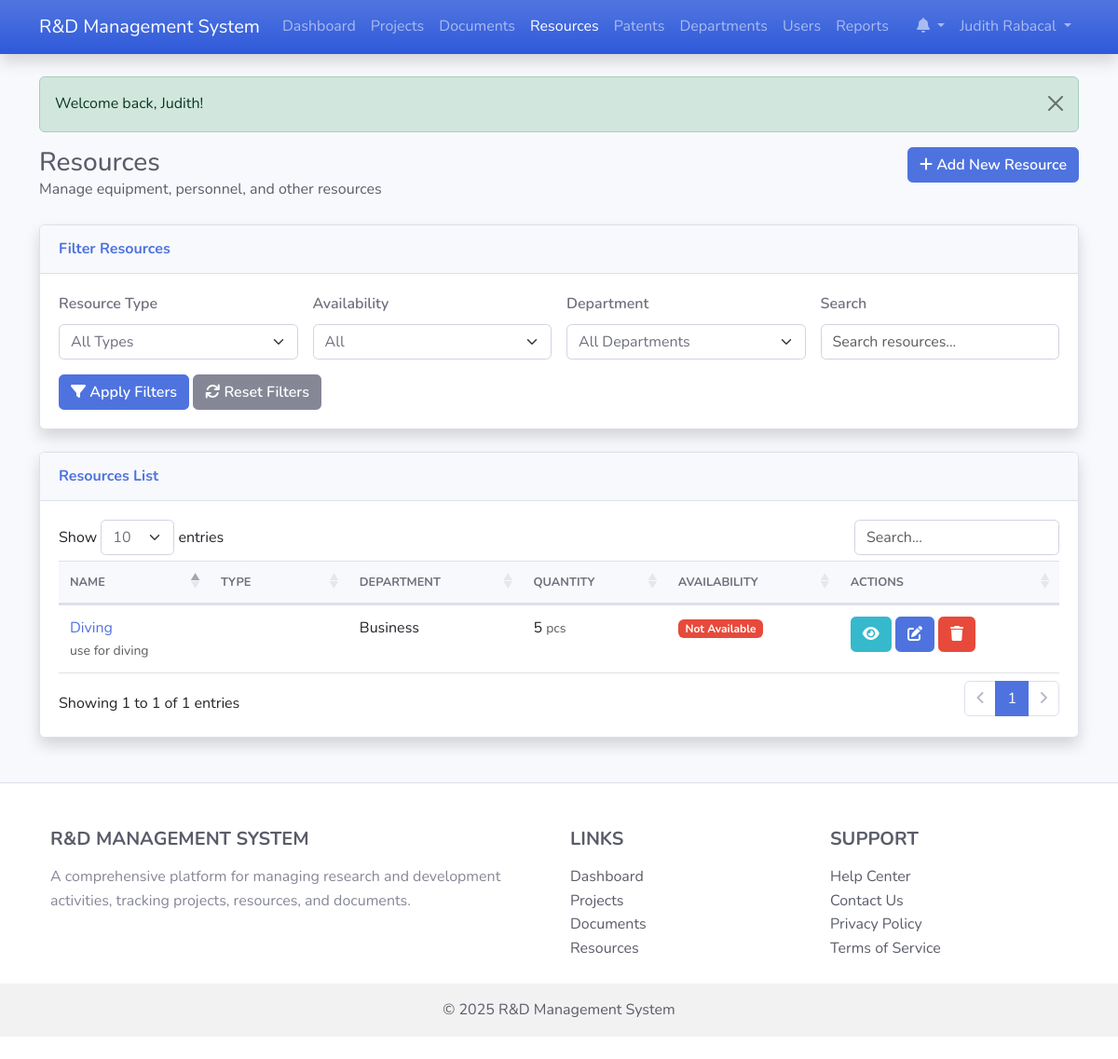
Page /resources.php (signed in) on the committed database.
### tables this page shows
CREATE TABLE `users` (
  `id` int(11) NOT NULL,
  `username` varchar(50) NOT NULL,
  `password` varchar(255) NOT NULL,
  `email` varchar(100) NOT NULL,
  `first_name` varchar(50) NOT NULL,
  `last_name` varchar(50) NOT NULL,
  `role_id` int(11) NOT NULL,
  `department_id` int(11) DEFAULT NULL,
  `is_active` tinyint(1) DEFAULT 1,
  `last_login` datetime DEFAULT NULL,
  `created_at` timestamp NOT NULL DEFAULT current_timestamp(),
  `updated_at` timestamp NOT NULL DEFAULT current_timestamp() ON UPDATE current_timestamp()
);

CREATE TABLE `resources` (
  `id` int(11) NOT NULL,
  `name` varchar(100) NOT NULL,
  `description` text DEFAULT NULL,
  `type` enum('personnel','equipment','facility','financial') NOT NULL,
  `quantity` int(11) NOT NULL DEFAULT 1,
  `unit` varchar(50) DEFAULT NULL,
  `location` varchar(255) DEFAULT NULL,
  `availability` enum('available','partially_available','unavailable') DEFAULT 'available',
  `department_id` int(11) DEFAULT NULL,
  `acquisition_date` date DEFAULT NULL,
  `cost` decimal(15,2) DEFAULT NULL,
  `created_by` int(11) NOT NULL,
  `created_at` timestamp NOT NULL DEFAULT current_timestamp(),
  `updated_at` timestamp NOT NULL DEFAULT current_timestamp() ON UPDATE current_timestamp()
);

CREATE TABLE `departments` (
  `id` int(11) NOT NULL,
  `name` varchar(100) NOT NULL,
  `description` text DEFAULT NULL,
  `location` varchar(255) DEFAULT NULL,
  `contact_email` varchar(100) DEFAULT NULL,
  `contact_phone` varchar(50) DEFAULT NULL,
  `created_at` timestamp NOT NULL DEFAULT current_timestamp(),
  `updated_at` timestamp NOT NULL DEFAULT current_timestamp() ON UPDATE current_timestamp()
);

### classes/BaseModel.php (called while the page is built, shortened)
<?php
require_once __DIR__ . '/../config/database.php';
abstract class BaseModel {
    protected $conn;
    protected $table_name;
    protected $id_column = 'id';
    public function __construct() {
        $database = new Database();
        $this->conn = $database->getConnection();
    }
    public function getById($id) {
        $query = "SELECT * FROM " . $this->table_name . " WHERE " . $this->id_column . " = :id LIMIT 1";
        $stmt = $this->conn->prepare($query);
        $stmt->bindParam(':id', $id);
        $stmt->execute();
        return $stmt->fetch(PDO::FETCH_ASSOC);
    }
}
?>

### config/database.php (called while the page is built, shortened)
<?php
class Database {
    private $host = "localhost";
    private $db_name = "rd_management";
    private $username = "root";
    private $password = "";
    public function getConnection() {
        $this->conn = null;
        try {
            $this->conn = new PDO(
                "mysql:host=" . $this->host . ";dbname=" . $this->db_name,
                $this->username,
                $this->password
            );
            $this->conn->setAttribute(PDO::ATTR_ERRMODE, PDO::ERRMODE_EXCEPTION);
            $this->conn->exec("set names utf8");
        } catch(PDOException $exception) {
            echo "Connection error: " . $exception->getMessage();
        }
        return $this->conn;
    }
}
?>

### classes/Resource.php (called while the page is built, shortened)
<?php
require_once __DIR__ . '/BaseModel.php';
class Resource extends BaseModel {
    protected $table_name = 'resources';
    public function getAllWithFilters($filters = [], $orderBy = 'name', $orderDirection = 'ASC', $limit = null, $offset = null) {
        $query = "SELECT r.* FROM " . $this->table_name . " r";
        $values = [];
        if ($orderBy) {
            $query .= " ORDER BY r." . $orderBy . " " . $orderDirection;
        }
        if ($limit) {
            $query .= " LIMIT " . $limit;
        }
        $stmt = $this->conn->prepare($query);
        $stmt->execute($values);
        return $stmt->fetchAll(PDO::FETCH_ASSOC);
    }
}
?>

### resources.php (the view, shortened to what this page needs)
<?php
require_once 'classes/Resource.php';
$resourceObj = new Resource();
$userObj = new User();
$departmentObj = new Department();
$currentUser = $userObj->getById($_SESSION['user_id']);
$page = isset($_GET['page']) ? (int)$_GET['page'] : 1;
$limit = 10;
$offset = ($page - 1) * $limit;
$filters = [];
$resources = [];
if ($currentUser['role_id'] <= 2) {
    $resources = $resourceObj->getAllWithFilters($filters, 'name', 'ASC', $limit, $offset);
}
elseif ($currentUser['role_id'] == 4) {
    $filters['department_id'] = $currentUser['department_id'];
    $resources = $resourceObj->getAllWithFilters($filters, 'name', 'ASC', $limit, $offset);
    $totalResources = $resourceObj->countWithFilters($filters);
}
else {
    $resources = $resourceObj->getAvailableAndAllocatedToUser($currentUser['id'], $limit, $offset, $filters);
    $totalResources = $resourceObj->countAvailableAndAllocatedToUser($currentUser['id'], $filters);
}
include 'includes/header.php';
?>
<div class="row mb-4">
    <div class="col-md-6">
        <h1 class="h3 mb-0 text-gray-800">Resources</h1>
        <p class="mb-0">Manage equipment, personnel, and other resources</p>
    </div>
    <div class="col-md-6 text-md-end">
        <?php if ($currentUser['role_id'] <= 2 || $currentUser['role_id'] == 4): ?>
            <a href="resource_form.php" class="btn btn-primary">
                <i class="fas fa-plus"></i> Add New Resource
            </a>
        <?php endif; ?>
    </div>
</div>
<div class="card shadow mb-4">
    <div class="card-header py-3">
        <h6 class="m-0 font-weight-bold text-primary">Filter Resources</h6>
    </div>
    <div class="card-body">
        <form action="resources.php" method="get" class="row g-3">
            <div class="col-md-3">
                <label for="type" class="form-label">Resource Type</label>
                <select class="form-select" id="type" name="type">
                    <option value="">All Types</option>
                </select>
            </div>
            <div class="col-md-3">
                <label for="availability" class="form-label">Availability</label>
                <select class="form-select" id="availability" name="availability">
                    <option value="">All</option>
                </select>
            </div>
            <?php if ($currentUser['role_id'] <= 2): ?>
                <div class="col-md-3">
                    <label for="department_id" class="form-label">Department</label>
                    <select class="form-select" id="department_id" name="department_id">
                        <option value="">All Departments</option>
                    </select>
                </div>
            <?php endif; ?>
            <div class="col-md-3">
                <label for="search" class="form-label">Search</label>
                <input type="text" class="form-control" id="search" name="search" placeholder="Search resources..." value="<?php echo isset($_GET['search']) ? htmlspecialchars($_GET['search']) : ''; ?>">
            </div>
            <div class="col-12">
                <button type="submit" class="btn btn-primary">
                    <i class="fas fa-filter"></i> Apply Filters
                </button>
                <a href="resources.php" class="btn btn-secondary">
                    <i class="fas fa-sync"></i> Reset Filters
                </a>
            </div>
        </form>
    </div>
</div>
<div class="card shadow mb-4">
    <div class="card-header py-3">
        <h6 class="m-0 font-weight-bold text-primary">Resources List</h6>
    </div>
    <div class="card-body">
        <?php if (empty($resources)): ?>
            <div class="alert alert-info">
                <i class="fas fa-info-circle"></i> No resources found matching your criteria.
            </div>
        <?php else: ?>
            <div class="table-responsive">
                <table class="table table-hover datatable">
                    <thead>
                        <tr>
                            <th>Name</th>
                            <th>Type</th>
                            <th>Department</th>
                            <th>Quantity</th>
                            <th>Availability</th>
                            <th>Actions</th>
                        </tr>
                    </thead>
                    <tbody>
                        <?php foreach ($resources as $resource): ?>
                            <tr>
                                <td>
                                    <a href="resource_detail.php?id=<?php echo $resource['id']; ?>">
                                        <?php echo htmlspecialchars($resource['name']); ?>
                                    </a>
                                    <?php if (!empty($resource['description'])): ?>
                                        <small class="d-block text-muted"><?php echo htmlspecialchars(substr($resource['description'], 0, 50)) . (strlen($resource['description']) > 50 ? '...' : ''); ?></small>
                                    <?php endif; ?>
                                </td>
                                <td>
                                    <span class="badge resource-type-<?php echo $resource['type']; ?>">
                                    </span>
                                </td>
                                <td>
                                    <?php
                                    if (!empty($resource['department_id'])) {
                                        $department = $departmentObj->getById($resource['department_id']);
                                        echo $department ? htmlspecialchars($department['name']) : 'N/A';
                                    } else {
                                        echo 'N/A';
                                    }
                                    ?>
                                </td>
                                <td>
                                    <?php echo $resource['quantity']; ?>
                                    <?php if (!empty($resource['unit'])): ?>
                                        <small class="text-muted"><?php echo htmlspecialchars($resource['unit']); ?></small>
                                    <?php endif; ?>
                                </td>
                                <td>
                                    <?php if ($resource['availability'] === 'available'): ?>
                                        <span class="badge bg-success">Available</span>
                                    <?php else: ?>
                                        <span class="badge bg-danger">Not Available</span>
                                    <?php endif; ?>
                                </td>
                                <td>
                                    <a href="resource_detail.php?id=<?php echo $resource['id']; ?>" class="btn btn-sm btn-info">
                                        <i class="fas fa-eye"></i>
                                    </a>
                                    <?php if ($currentUser['role_id'] <= 2 || ($currentUser['role_id'] == 4 && $resource['department_id'] == $currentUser['department_id'])): ?>
                                        <a href="resource_form.php?id=<?php echo $resource['id']; ?>" class="btn btn-sm btn-primary">
                                            <i class="fas fa-edit"></i>
                                        </a>
                                        <button type="button" class="btn btn-sm btn-danger" data-bs-toggle="modal" data-bs-target="#deleteModal<?php echo $resource['id']; ?>">
                                            <i class="fas fa-trash"></i>
                                        </button>
                                    <?php endif; ?>
                                </td>
                            </tr>
                        <?php endforeach; ?>
                    </tbody>
                </table>
            </div>
        <?php endif; ?>
    </div>
</div>
<?php
include 'includes/footer.php';
?>

### includes/header.php (shortened to what this page needs)
<?php
$isLoggedIn = isset($_SESSION['user_id']);
$currentUser = null;
if ($isLoggedIn) {
    $userObj = new User();
    $currentUser = $userObj->getById($_SESSION['user_id']);
}
$currentPage = basename($_SERVER['PHP_SELF']);
?>
<!DOCTYPE html>
<html lang="en">
<head>
    <link href="https://cdn.jsdelivr.net/npm/bootstrap@5.3.0-alpha1/dist/css/bootstrap.min.css" rel="stylesheet">
    <link rel="stylesheet" href="https://cdnjs.cloudflare.com/ajax/libs/font-awesome/6.0.0/css/all.min.css">
    <link rel="stylesheet" href="https://cdn.datatables.net/1.11.5/css/dataTables.bootstrap5.min.css">
    <link rel="stylesheet" href="assets/css/style.css">
</head>
<body>
    <nav class="navbar navbar-expand-lg navbar-dark bg-gradient-primary shadow">
        <div class="container">
            <a class="navbar-brand" href="index.php">R&D Management System</a>
            <div class="collapse navbar-collapse" id="navbarNav">
                <ul class="navbar-nav me-auto">
                    <?php if ($isLoggedIn): ?>
                        <li class="nav-item">
                            <a class="nav-link <?php echo $currentPage == 'index.php' ? 'active' : ''; ?>" href="index.php">Dashboard</a>
                        </li>
                        <li class="nav-item">
                            <a class="nav-link <?php echo $currentPage == 'projects.php' ? 'active' : ''; ?>" href="projects.php">Projects</a>
                        </li>
                        <li class="nav-item">
                            <a class="nav-link <?php echo $currentPage == 'documents.php' ? 'active' : ''; ?>" href="documents.php">Documents</a>
                        </li>
                        <li class="nav-item">
                            <a class="nav-link <?php echo $currentPage == 'resources.php' ? 'active' : ''; ?>" href="resources.php">Resources</a>
                        </li>
                        <li class="nav-item">
                            <a class="nav-link <?php echo $currentPage == 'patents.php' ? 'active' : ''; ?>" href="patents.php">Patents</a>
                        </li>
                        <?php if ($currentUser && $currentUser['role_id'] <= 2):  ?>
                            <li class="nav-item">
                                <a class="nav-link <?php echo $currentPage == 'departments.php' ? 'active' : ''; ?>" href="departments.php">Departments</a>
                            </li>
                            <li class="nav-item">
                                <a class="nav-link <?php echo $currentPage == 'users.php' ? 'active' : ''; ?>" href="users.php">Users</a>
                            </li>
                            <li class="nav-item">
                                <a class="nav-link <?php echo $currentPage == 'reports.php' ? 'active' : ''; ?>" href="reports.php">Reports</a>
                            </li>
                        <?php endif; ?>
                    <?php endif; ?>
                </ul>
                <ul class="navbar-nav">
                    <?php if ($isLoggedIn): ?>
                        <li class="nav-item dropdown">
                            <a class="nav-link dropdown-toggle" href="#" id="notificationsDropdown" role="button" data-bs-toggle="dropdown" aria-expanded="false">
                                <i class="fas fa-bell"></i>
                            </a>
                        </li>
                        <li class="nav-item dropdown">
                            <a class="nav-link dropdown-toggle" href="#" id="userDropdown" role="button" data-bs-toggle="dropdown" aria-expanded="false">
                                <?php echo htmlspecialchars($currentUser['first_name'] . ' ' . $currentUser['last_name']); ?>
                            </a>
                        </li>
                    <?php endif; ?>
                </ul>
            </div>
        </div>
    </nav>
    <div id="alert-container" class="position-fixed top-0 end-0 p-3" style="z-index: 1050;"></div>
    <div class="container mt-4">
        <?php
        if (isset($_SESSION['success_message'])) {
            echo '<div class="alert alert-success alert-dismissible fade show" role="alert">';
            echo htmlspecialchars($_SESSION['success_message']);
            echo '<button type="button" class="btn-close" data-bs-dismiss="alert" aria-label="Close"></button>';
            echo '</div>';
        }
        ?>

### rows in the picture
users: first_name+last_name "Judith Rabacal"
resources: name "Diving", description "use for diving", department.name "Business", quantity "5", unit "pcs", shows "Not Available"

### other values in the picture
$_SESSION['success_message'] "Welcome back, Judith!"
